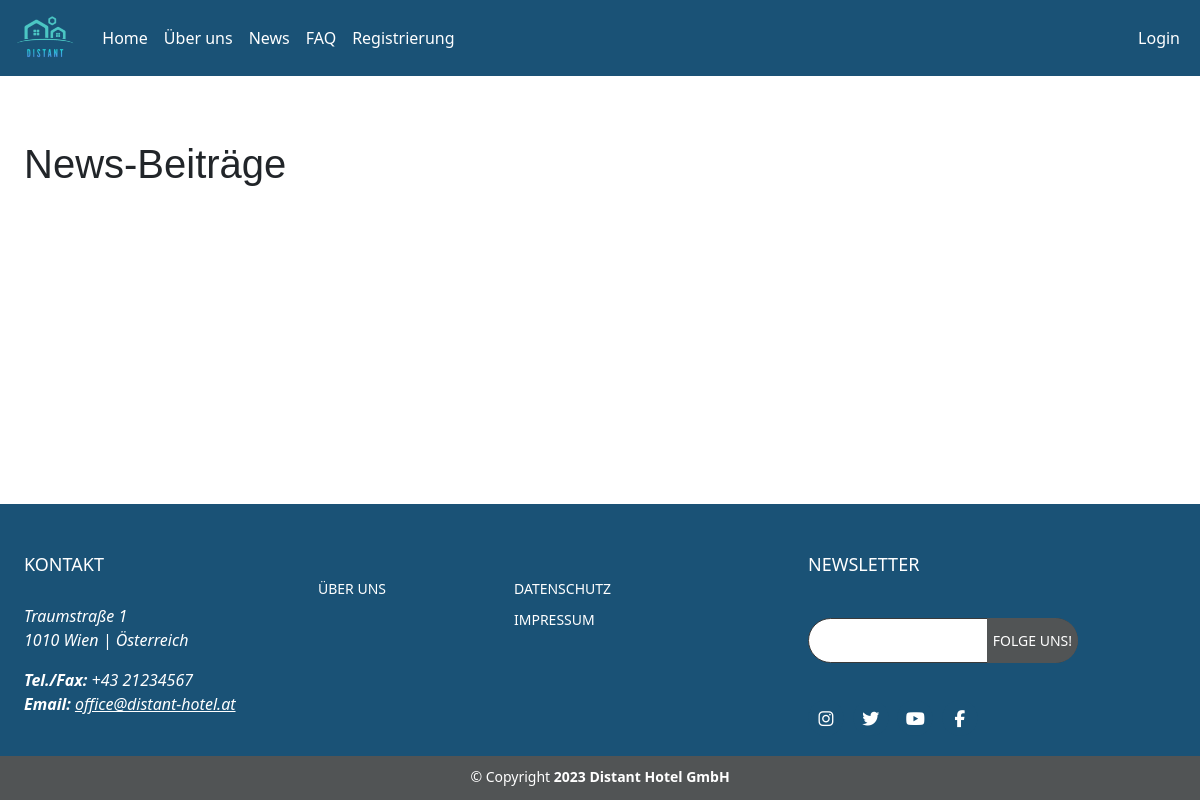
The page /_archive/newsAlt.php on the database as committed earlier.
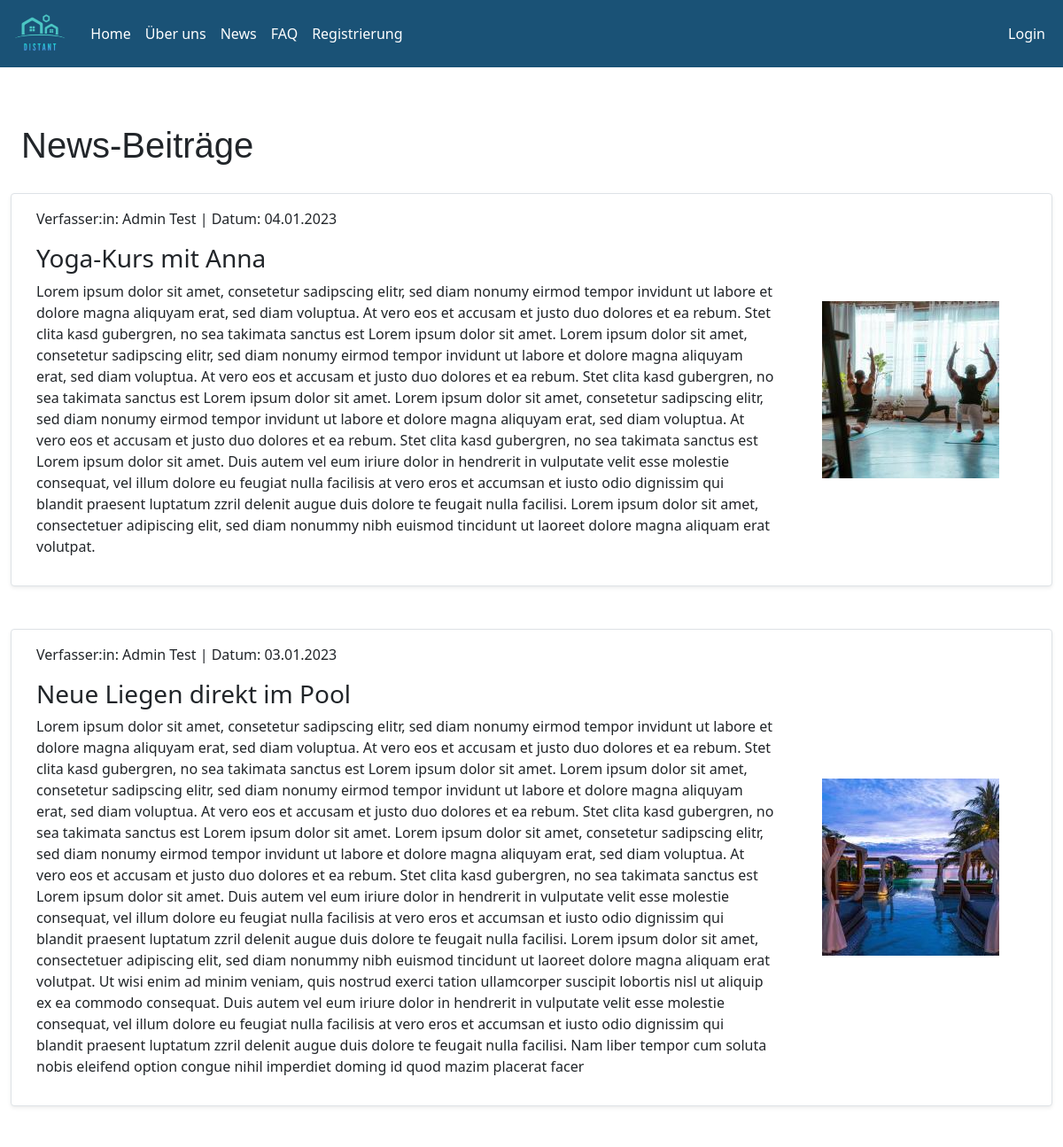
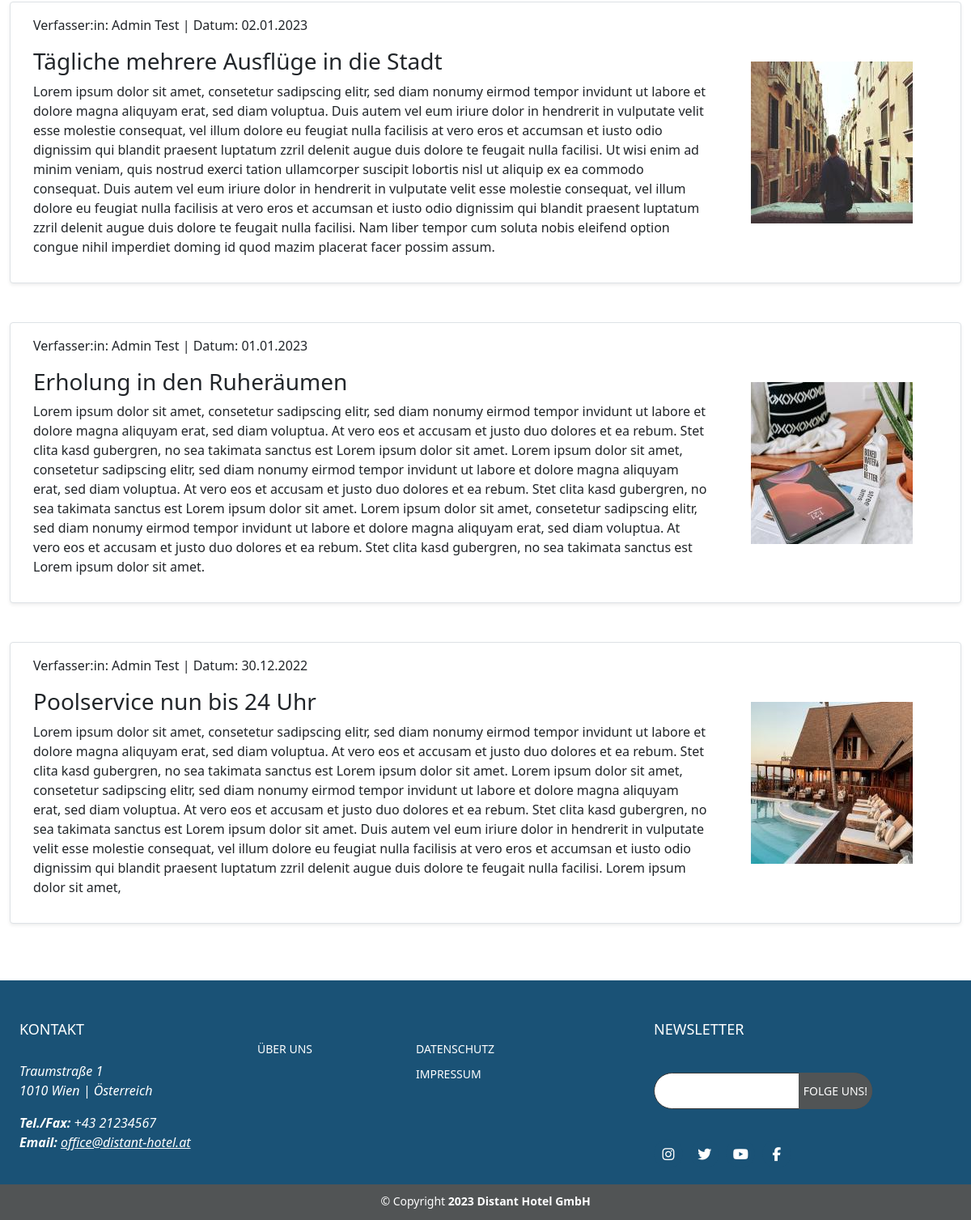
The same page on the database as committed later (2 pictures, top to bottom).
### tables this page shows
CREATE TABLE `tbl_news` (
  `id` int(16) NOT NULL,
  `headline` varchar(150) NOT NULL,
  `text` text NOT NULL,
  `personID` int(16) NOT NULL,
  `newsImgPath` varchar(200) NOT NULL,
  `newsImgThumbPath` varchar(200) NOT NULL,
  `publicationDate` timestamp NOT NULL DEFAULT current_timestamp()
);

CREATE TABLE `user_profile` (
  `personID` int(16) NOT NULL,
  `firstName` varchar(24) DEFAULT NULL,
  `lastName` varchar(24) DEFAULT NULL,
  `email` varchar(24) DEFAULT NULL,
  `zipcode` varchar(16) DEFAULT NULL,
  `city` varchar(24) DEFAULT NULL,
  `address` varchar(24) DEFAULT NULL,
  `address2` varchar(24) DEFAULT NULL,
  `tel` varchar(24) DEFAULT NULL,
  `salutation` varchar(16) DEFAULT NULL,
  `target_file` varchar(128) DEFAULT NULL
);

### config/dbaccess.php (called while the page is built, shortened)
<?php
$mysqli_tbl_u_profile = "user_profile";
$mysqli_tbl_news = "tbl_news";
?>

### _archive/newsAlt.php (the view, shortened to what this page needs)
<?php
require(dirname(__FILE__, 1) . "\components\session.php");
require(dirname(__FILE__, 1) . "\config\dbaccess.php");
?>
<!DOCTYPE html>
<html lang="en">
<head>
    <?php include "components/head.php"; ?>
</head>
<body>
    <nav>
    </nav>
    <main>
        <div class="content">
            <div class="container">
                <h1 class="headline">News-Beiträge</h1>
                <?php
                $sqlSelectNews = "SELECT * FROM $mysqli_tbl_news ORDER BY publicationDate DESC";
                $result = $con->query($sqlSelectNews);
                while ($row = $result->fetch_assoc()) {
                    $headline = $row["headline"];
                    $text = $row["text"];
                    $personID = $row["personID"];
                    $newsImgThumbPath = $row["newsImgThumbPath"];
                    $publicationDate = $row["publicationDate"];
                    $date = date("d.m.Y", strtotime($publicationDate));
                    $sqlSelectPerson = "SELECT * FROM $mysqli_tbl_u_profile WHERE personID = $personID";
                    $resultPerson = $con->query($sqlSelectPerson);
                    while ($rowPerson = $resultPerson->fetch_assoc()) {
                        $firstname = $rowPerson["firstName"];
                        $lastname = $rowPerson["lastName"];
                    } ?>
                    <div class="row my-2 border border-1 shadow-sm p-3 mb-5 bg-body rounded">
                        <div class="col-md-9 mr-4">
                            <p>Verfasser:in: <?php echo "$firstname $lastname"; ?> | Datum: <?php echo $date ?> </p>
                            <h3>
                                <?php echo "$headline"; ?>
                            </h3>
                            <p><?php echo "$text"; ?></p>
                        </div>
                        <div class="col-md-3 d-flex align-items-center" id="newsImgFrame">
                            <img src="<?php echo $newsImgThumbPath; ?>" alt="Bild News Beitrag" class="img-fluid" id="news-img">
                    </div>
                </div>
            <?php } ?>
        </div>
        </div>
    </main>
    <footer>
        <?php include "components/footer.php"; ?>
    </footer>
</body>
</html>

Rows that differ between the two databases and show on the page:
added tbl_news: personID.firstName "Admin", personID.lastName "Test", publicationDate "04.01.2023", headline "Yoga-Kurs mit Anna", text "Lorem ipsum dolor sit amet, consetetur sadipscing elitr, sed diam nonumy eirmod tempor invidunt ut labore et dolore magna aliquyam erat, sed diam voluptua. At vero eos et accusam et justo duo dolores et ea rebum. Stet clita kasd gubergren, no sea takimata sanctus est Lorem ipsum dolor sit amet. Lorem ipsum dolor sit amet, consetetur sadipscing elitr, sed diam nonumy eirmod tempor invidunt ut labore et dolore magna aliquyam erat, sed diam voluptua. At vero eos et accusam et justo duo dolores et ea rebum. Stet clita kasd gubergren, no sea takimata sanctus est Lorem ipsum dolor sit amet. Lorem ipsum dolor sit amet, consetetur sadipscing elitr, sed diam nonumy eirmod tempor invidunt ut labore…", newsImgThumbPath (picture)
added tbl_news: personID.firstName "Admin", personID.lastName "Test", publicationDate "03.01.2023", headline "Neue Liegen direkt im Pool", text "Lorem ipsum dolor sit amet, consetetur sadipscing elitr, sed diam nonumy eirmod tempor invidunt ut labore et dolore magna aliquyam erat, sed diam voluptua. At vero eos et accusam et justo duo dolores et ea rebum. Stet clita kasd gubergren, no sea takimata sanctus est Lorem ipsum dolor sit amet. Lorem ipsum dolor sit amet, consetetur sadipscing elitr, sed diam nonumy eirmod tempor invidunt ut labore et dolore magna aliquyam erat, sed diam voluptua. At vero eos et accusam et justo duo dolores et ea rebum. Stet clita kasd gubergren, no sea takimata sanctus est Lorem ipsum dolor sit amet. Lorem ipsum dolor sit amet, consetetur sadipscing elitr, sed diam nonumy eirmod tempor invidunt ut labore…", newsImgThumbPath (picture)
added tbl_news: personID.firstName "Admin", personID.lastName "Test", publicationDate "02.01.2023", headline "Tägliche mehrere Ausflüge in die Stadt", text "Lorem ipsum dolor sit amet, consetetur sadipscing elitr, sed diam nonumy eirmod tempor invidunt ut labore et dolore magna aliquyam erat, sed diam voluptua. Duis autem vel eum iriure dolor in hendrerit in vulputate velit esse molestie consequat, vel illum dolore eu feugiat nulla facilisis at vero eros et accumsan et iusto odio dignissim qui blandit praesent luptatum zzril delenit augue duis dolore te feugait nulla facilisi. Ut wisi enim ad minim veniam, quis nostrud exerci tation ullamcorper suscipit lobortis nisl ut aliquip ex ea commodo consequat. Duis autem vel eum iriure dolor in hendrerit in vulputate velit esse molestie consequat, vel illum dolore eu feugiat nulla facilisis at vero…", newsImgThumbPath (picture)
added tbl_news: personID.firstName "Admin", personID.lastName "Test", publicationDate "01.01.2023", headline "Erholung in den Ruheräumen", text "Lorem ipsum dolor sit amet, consetetur sadipscing elitr, sed diam nonumy eirmod tempor invidunt ut labore et dolore magna aliquyam erat, sed diam voluptua. At vero eos et accusam et justo duo dolores et ea rebum. Stet clita kasd gubergren, no sea takimata sanctus est Lorem ipsum dolor sit amet. Lorem ipsum dolor sit amet, consetetur sadipscing elitr, sed diam nonumy eirmod tempor invidunt ut labore et dolore magna aliquyam erat, sed diam voluptua. At vero eos et accusam et justo duo dolores et ea rebum. Stet clita kasd gubergren, no sea takimata sanctus est Lorem ipsum dolor sit amet. Lorem ipsum dolor sit amet, consetetur sadipscing elitr, sed diam nonumy eirmod tempor invidunt ut labore…", newsImgThumbPath (picture)
added tbl_news: personID.firstName "Admin", personID.lastName "Test", publicationDate "30.12.2022", headline "Poolservice nun bis 24 Uhr", text "Lorem ipsum dolor sit amet, consetetur sadipscing elitr, sed diam nonumy eirmod tempor invidunt ut labore et dolore magna aliquyam erat, sed diam voluptua. At vero eos et accusam et justo duo dolores et ea rebum. Stet clita kasd gubergren, no sea takimata sanctus est Lorem ipsum dolor sit amet. Lorem ipsum dolor sit amet, consetetur sadipscing elitr, sed diam nonumy eirmod tempor invidunt ut labore et dolore magna aliquyam erat, sed diam voluptua. At vero eos et accusam et justo duo dolores et ea rebum. Stet clita kasd gubergren, no sea takimata sanctus est Lorem ipsum dolor sit amet. Duis autem vel eum iriure dolor in hendrerit in vulputate velit esse molestie consequat, vel illum dolore…", newsImgThumbPath (picture)
